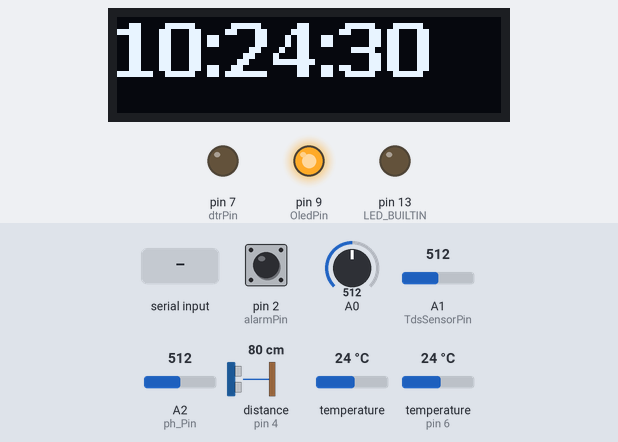
A sketch run on a simulated Arduino Uno, built with avr-gcc and run on an emulated ATmega328P. On the bench: 128×32 one-colour display, output pins drawn as LEDs (lit = HIGH). Wiring (inferred from the names in the program): ultrasonic range finder: trigger pin 5; echo pin 4. The test bench sets the inputs (shaded band); at power-on: pin 2 (alarmPin) HIGH, A0 = 512, A1 (TdsSensorPin) = 512, A2 (ph_Pin) = 512, distance to the obstacle (sensor on pin 4) 80 cm, temperature 24 °C, temperature (sensor on pin 6) 24 °C. The echo pulse lasts 58.3 µs per cm; sleep ends after the set time or at an interrupt; the local clock reads 2024-03-15 10:24:30 at power-on unless the sketch sets it; the modem accepts every AT command (registered, SIM ready, sends succeed) and sends nothing else; pins used as bus, display or sensor lines are not drawn; what the sketch prints to the serial monitor is not drawn.

Above: at 1.3 s.
At 15.3 s:
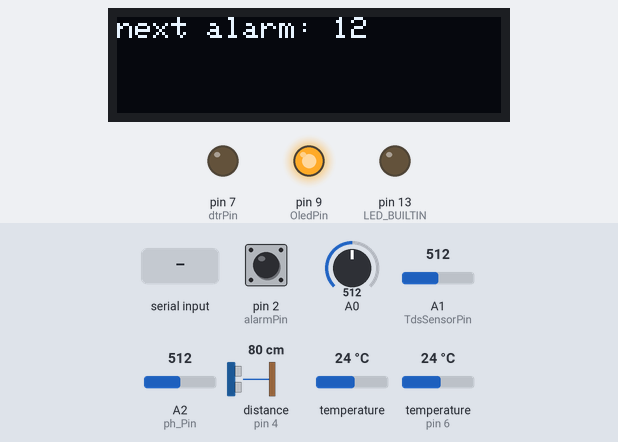
15.4 s: "90,45\n" received over the second serial link
At 19.4 s:
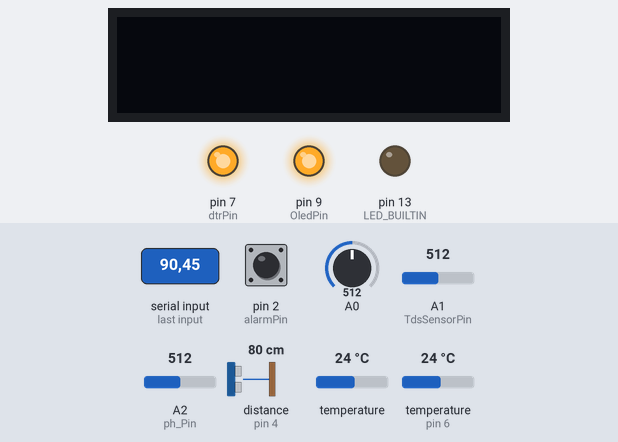
Timing chart, 0 to 28.5 s (numbered marks = the images above; inputs shaded):
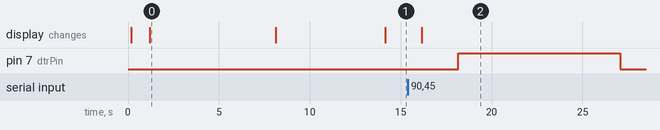

The sketch:

BilaSens6RTC_ok.ino
```cpp
/////////biladatalogger/////////

////sensors libs e co
#include <SPI.h>
#include <DallasTemperature.h>
#include <OneWire.h>
#define ONE_WIRE_BUS 6 //DS18S20 Signal pin on digital 6
OneWire oneWire(ONE_WIRE_BUS);  // on digital pin 6
DallasTemperature sensors(&oneWire);

#include "GravityTDS.h"
GravityTDS gravityTds;

////sim800
#include <SoftwareSerial.h>
SoftwareSerial gprsSerial(10, 3);//SIM800L Tx & Rx is connected to Arduino #10 #3
const String THING_SPEAK_API_URL  = "GET https://api.thingspeak.com/update?api_key=ZZZZZZZZZZZZZZZZZZZZZZ";
String request_url = "";

/////clock
#include "RTClib.h"     // DS3231 library
#include <avr/sleep.h>  // AVR library for controlling the sleep modes

/////screen
//#include "SSD1306Ascii.h"
#include "SSD1306AsciiAvrI2c.h"
// 0X3C+SA0 - 0x3C or 0x3D
#define I2C_ADDRESS 0x3C
// Define proper RST_PIN if required.
#define RST_PIN -1
SSD1306AsciiAvrI2c oled;


/////pHmeter
#define Offset 1.00            //pH deviation compensate
#define samplingInterval 30
#define ArrayLenth  40    //times of collection
#define ph_Pin A2            //pH meter Analog output to Arduino Analog Input 0

////sensors e mix stuff
#define dtrPin 7
#define sleepPin 8
#define OledPin 9
#define ECHOPIN 4// Pin to receive echo pulse
#define TRIGPIN 5// Pin to send trigger pulse
#define TdsSensorPin A1

#define alarmPin 2 // The number of the pin for monitoring alarm status on DS3231

/////variables

int timer = 0;
int  rtc_hour;

RTC_DS3231 rtc;

static String buff;
const unsigned long timeout = 30000;

String inData;
String battData;
String Buffer;

int Volt;

static float pHValue, voltage;
float tdsValue = 0;
int pHVal;
int Dist;
float Temperature = 0;
float Temp_E = 0;
float TurbVolt;
int pHArray[ArrayLenth];   //Store the average value of the sensor feedback
int pHArrayIndex = 0;


void(* resetFunc) (void) = 0; //dichiarazione funzione reset


void setup() {

  Serial.begin(9600);
  gprsSerial.begin(9600);  //Begin serial communication with SIM800
  sensors.begin();

  pinMode(alarmPin, INPUT_PULLUP); // Set alarm pin as pullup
  pinMode(dtrPin, OUTPUT);    // sets the digital as output
  pinMode(sleepPin, OUTPUT);    // sets the digital as output
  pinMode(OledPin, OUTPUT);    // sets the digital as output
  pinMode(ECHOPIN, INPUT);
  pinMode(TRIGPIN, OUTPUT);
  pinMode(LED_BUILTIN, OUTPUT);

  digitalWrite(ECHOPIN, HIGH);
  digitalWrite(OledPin, HIGH);
  digitalWrite(sleepPin, HIGH);
  digitalWrite(dtrPin, LOW);

  gravityTds.setPin(TdsSensorPin);
  gravityTds.setAref(5.0);  //reference voltage on ADC, default 5.0V on Arduino UNO
  gravityTds.setAdcRange(1024);  //1024 for 10bit ADC;4096 for 12bit ADC
  gravityTds.begin();  //initialization

  if (! rtc.begin()) {
    Serial.println("Couldn't find RTC");
    Serial.flush();
    abort();
  }

  // If required set time
  //rtc.adjust(DateTime(F(__DATE__), F(__TIME__))); // To compiled time
  //rtc.adjust(DateTime(2020, 7, 3, 20, 0, 0)); // Or explicitly, e.g. July 3, 2020 at 8pm

  // Disable and clear both alarms
  rtc.disableAlarm(1);
  rtc.disableAlarm(2);
  rtc.clearAlarm(1);
  rtc.clearAlarm(2);

  rtc.writeSqwPinMode(DS3231_OFF); // Place SQW pin into alarm interrupt mode
   rtc.disable32K();  //we don't need the 32K Pin, so disable it


  // print current time
  char date[10] = "hh:mm:ss";
  rtc.now().toString(date);
  Serial.println(date);


  delay(100);
#if RST_PIN >= 0
  oled.begin(&Adafruit128x32, I2C_ADDRESS, RST_PIN);
#else // RST_PIN >= 0
  oled.begin(&Adafruit128x32, I2C_ADDRESS);
#endif // RST_PIN >= 0
  // Call oled.setI2cClock(frequency) to change from the default frequency.
  oled.setFont(Verdana12_bold);
  oled.clear();
  oled.set2X();
  oled.print("BilaSens6//l22");
  delay(1000);
  oled.clear();
  oled.print(date);

  Serial.print("pre-waking SIM800...");
  digitalWrite(dtrPin, LOW);
  gprsSerial.println("AT");
  delay(1000);
  gprsSerial.println("AT+CSCLK=0");
  Serial.println("GET BATT SIM800...");
  waitForResponse();
  getBatteryLevel();


  ///////////////////////////////first rec in case of test/reboot
  Serial.println("BilaSens5//m22");
  Temp_E = rtc.getTemperature();
  delay(200);
  TempSens();
  delay(200);
  EchoDist();
  delay(200);
  TurbSens();
  delay(200);
  TDSSens();
  delay(200);
  phMeter();
  delay(200);

  Intvalmtr();
  digitalWrite(sleepPin, LOW);

  oleddrawchar();      // Draw characters of the default font


 // Gsm ();  //for test GSM on boot

}


//////OLEDdisp//////

void oleddrawchar(void) {
  oled.setFont(Adafruit5x7);
  oled.set1X();
  oled.clear();
  oled.print("ph:");
  oled.println(pHValue);
  oled.print("temp:");
  oled.print(Temperature);
  oled.println("C");
  oled.print("tds:");
  oled.print(tdsValue);
  oled.println("ppm");
  oled.print("dist:");
  oled.print(Dist);
  oled.print("cm ");
  oled.print(Volt);
  oled.print("mV");
  delay(6000);
}


/////////////////////////////// GSM transmission and string concat

void Gsm () {


  // stopSLeep
  Serial.print("pre-waking SIM800...");

  digitalWrite(dtrPin, LOW);
  gprsSerial.println("AT");
  delay(1000);
  gprsSerial.println("AT+CSCLK=0");
  Serial.println("waking SIM800...");
  waitForResponse();
  getBatteryLevel();


  request_url = THING_SPEAK_API_URL;
  request_url.concat("&field1=");
  request_url.concat(Dist);
  request_url.concat("&field2=");
  request_url.concat(TurbVolt);
  request_url.concat("&field3=");
  request_url.concat(Temperature);
  request_url.concat("&field4=");
  request_url.concat(pHValue);
  request_url.concat("&field5=");
  request_url.concat(tdsValue);
  request_url.concat("&field6=");
  request_url.concat(Volt);
  request_url.concat("&field7=");
  request_url.concat(Temp_E);

  gprsSerial.println("AT");
  waitForResponse();

  gprsSerial.println("AT+CPIN?");
  waitForResponse();

  gprsSerial.println("AT+CREG?");
  waitForResponse();

  gprsSerial.println("AT+CGATT?");
  waitForResponse();

  gprsSerial.println("AT+CSQ"); //Signal quality test, value range is 0-31 , 31 is the best
  waitForResponse();

  gprsSerial.println("AT+CIPSHUT");
  waitForResponse();

  gprsSerial.println("AT+CIPSTATUS");
  waitForResponse();

  gprsSerial.println("AT+CIPMUX=0");
  waitForResponse();

  gprsSerial.println("AT+CSTT=\"iot.1nce.net\"");//start task and setting the APN,
  waitForResponse();

  gprsSerial.println("AT+CIICR");//bring up wireless connection
  waitForResponse();

  gprsSerial.println("AT+CIFSR");//get local IP adress
  ShowSerialData();
  delay(3000);

  gprsSerial.println("AT+CIPSPRT=0");
  delay(3000);
  ShowSerialData();

  gprsSerial.println("AT+CIPSTART=\"TCP\",\"api.thingspeak.com\",\"80\"");//start up the connection
  delay(6000);
  ShowSerialData();

  gprsSerial.println("AT+CIPSEND");//begin send data to remote server
  delay(4000);
  ShowSerialData();

  gprsSerial.println(request_url);//begin send data to remote server
  delay(4000);
  ShowSerialData();

  gprsSerial.println((char)26);//sending
  delay(5000);//waitting for reply, important! the time is base on the condition of internet
  gprsSerial.println();
  ShowSerialData();

  gprsSerial.println("AT+CIPSHUT");//close the connection
  delay(100);
  ShowSerialData();


  // start SLeep
  //  gprsSerial.println("AT + CFUN = 0");
  //  ShowSerialData();

  digitalWrite(dtrPin, HIGH);
  delay(50);
  gprsSerial.println("AT+CSCLK=2");
  waitForResponse();
  delay(5000);
}
///////////////////////////////end transmission

/////////////////////////////// GSM related stuff
void ShowSerialData()
{
  while (gprsSerial.available() != 0)
    Serial.write(gprsSerial.read());
  //  oled.clear();
  //  oled.println(gprsSerial.read());
  delay(500);
}

static void waitForResponse() {
  if (wait()) {
    buff = gprsSerial.readString();
    Serial.print(buff);
    //    oled.clear();
    //    oled.print(buff);

  }
  else {
    buff = "";
  }
}

static boolean wait()
{
  unsigned long start = millis();
  unsigned long delta = 0;

  while (!gprsSerial.available()) {
    delta = millis() - start;
    if (delta >= timeout) {
      Serial.println("no risp!");
      oled.setFont(Adafruit5x7);
      oled.set1X();
      oled.clear();
      oled.print("wait for solar batt charge ");
      delay(2000);
      oled.ssd1306WriteCmd(SSD1306_DISPLAYOFF); // To switch display off

      digitalWrite(sleepPin, LOW);

      //go to sleep 6 hour
      sleep_enable();                       // Enabling sleep mode
      set_sleep_mode(SLEEP_MODE_PWR_DOWN);  // Setting the sleep mode, in this case full sleep

      noInterrupts();                       // Disable interrupts
      attachInterrupt(digitalPinToInterrupt(alarmPin), alarm_ISR, LOW);

      Serial.println("Going to sleep!");    // Print message to serial monitor
      Serial.flush();                       // Ensure all characters are sent to the serial monitor

      interrupts();                         // Allow interrupts again
      sleep_cpu();                          // Enter sleep mode
      /* The program will continue from here when it wakes */

      // Disable and clear alarm
      // rtc.disableAlarm(1);
      rtc.clearAlarm(1);

      Serial.println("I'm back!");          // Print message to show we're back
      break;
    }
  }
  return gprsSerial.available();
}

void getBatteryLevel() {
  Volt = 0;
  battData = "";
  gprsSerial.println("AT+CBC"); // battery level
  delay(500);
  while (gprsSerial.available()) {
    battData += char(gprsSerial.read());
  }
  Volt = battData.substring(20, 24).toInt();
  delay(500);
}


void enterSleep() {

  //sleep
  digitalWrite(LED_BUILTIN, LOW);
  oled.ssd1306WriteCmd(SSD1306_DISPLAYOFF); // To switch display off
  //digitalWrite(OledPin, LOW);

  // GSM
  Serial.print("preparing sleep SIM800...");

  digitalWrite(dtrPin, LOW);
  gprsSerial.println("AT");
  delay(1000);
  gprsSerial.println("AT+CSCLK=0");
  waitForResponse();

  digitalWrite(dtrPin, HIGH);
  delay(10);
  gprsSerial.println("AT+CSCLK=2");
  waitForResponse();
  delay(1000);


  //cpu
  sleep_enable();                       // Enabling sleep mode
  set_sleep_mode(SLEEP_MODE_PWR_DOWN);  // Setting the sleep mode, in this case full sleep

  noInterrupts();                       // Disable interrupts
  attachInterrupt(digitalPinToInterrupt(alarmPin), alarm_ISR, LOW);

  Serial.println("Going to sleep!");    // Print message to serial monitor
  Serial.flush();                       // Ensure all characters are sent to the serial monitor

  interrupts();                         // Allow interrupts again
  sleep_cpu();                          // Enter sleep mode

  /* The program will continue from here when it wakes */

  // Disable and clear alarm
  //rtc.disableAlarm(1);
  rtc.clearAlarm(1);

  Serial.println("I'm back!");          // Print message to show we're back
}


void alarm_ISR() {
  // This runs when SQW pin is low. It will wake up the µController
  sleep_disable(); // Disable sleep mode
  detachInterrupt(digitalPinToInterrupt(alarmPin)); // Detach the interrupt to stop it firing
}


void loop() {
  DateTime now = rtc.now();  // Get current time


  if (timer == 1) {
    rtc.setAlarm1(rtc.now() + TimeSpan(0, 6, 0, 0), DS3231_A1_Hour);
    //rtc.setAlarm1(rtc.now() + TimeSpan(0, 0, 0, 0), DS3231_A1_Minute);
    //rtc.setAlarm1(rtc.now() + TimeSpan(59), DS3231_A1_Second);

    digitalWrite(sleepPin, HIGH);
    delay(4000);
    Temp_E = rtc.getTemperature();
    delay(200);
    TempSens();
    delay(200);
    EchoDist();
    delay(200);
    TurbSens();
    delay(200);
    TDSSens();
    delay(200);
    phMeter();
    delay(200);

    //    Intvalmtr();
    digitalWrite(sleepPin, LOW);
    Gsm();
    enterSleep();  // Go to sleep

  }

  if (timer == 0) {

    rtc_hour =  now.hour();
    Serial.println("rtc_hour from rtc");
    Serial.println(rtc_hour);

    oled.setFont(Adafruit5x7);
    oled.set1X();
    oled.clear();

    if (rtc_hour < 12) {
      rtc.setAlarm1(DateTime(0, 0, 0, 12, 0, 0), DS3231_A1_Hour); // Set first alarm
      timer = 1;
      oled.print("next alarm: 12");
      delay(2000);
      enterSleep();
    }

    if (rtc_hour > 12 && rtc_hour < 18) {
      rtc.setAlarm1(DateTime(0, 0, 0, 18, 0, 0), DS3231_A1_Hour); // Set first alarm
      oled.print("next alarm: 18");
      delay(2000);
      timer = 1;
      enterSleep();
    }

    if (rtc_hour > 18) {
      rtc.setAlarm1(DateTime(0, 0, 0, 0, 0, 0), DS3231_A1_Hour); // Set first alarm
      oled.print("next alarm: 00");
      delay(2000);
      timer = 1;
      enterSleep();
    }

  }
}
```

sens.ino
```cpp
/////////EchoDist/////////
void EchoDist() {
  digitalWrite(TRIGPIN, LOW); // Set the trigger pin to low for 2uS
  delayMicroseconds(2);
  digitalWrite(TRIGPIN, HIGH); // Send a 10uS high to trigger ranging
  delayMicroseconds(10);
  digitalWrite(TRIGPIN, LOW); // Send pin low again
  double Dist1 = pulseIn(ECHOPIN, HIGH);
  Dist1 = Dist1  * 0.034 / 2;
  delay(50);// Wait 50mS before next ranging

  if (Dist1 == 0) {
    EchoDist();
  }
  else {
    Dist = Dist1;
  }
}

/////////phMeter/////////
void phMeter()
{
  const int numReadings = 40;       // smooth the result
  float total = 0;                  // the running total
  float average = 0;                // the average

  for (int thisReading = 0; thisReading < numReadings; thisReading++) {
    total += analogRead(ph_Pin);
    delay(20);
  }
  average = (total / numReadings);
  voltage = average * 5.0 / 1024;
  pHValue = 3.5 * voltage + Offset;
}


/////////TDSSens/////////
void TDSSens() {
  gravityTds.setTemperature(Temperature);  // set the temperature and execute temperature compensation
  gravityTds.update();  //sample and calculate
  tdsValue = gravityTds.getTdsValue();  // then get the value
}


/////////TempSens/////////
void TempSens() {

  sensors.requestTemperatures();
  Temperature = sensors.getTempCByIndex(0);
}


/////////TurbSens/////////
void TurbSens() {
  int turbValue = analogRead(A0);// read the input on analog pin 0:
  TurbVolt = turbValue * (5.0 / 1024.0); // Convert the analog reading (which goes from 0 - 1023) to a voltage (0 - 5V):
}


void Intvalmtr() {

  Serial.print("Dist: ");
  Serial.print(Dist);
  Serial.print("   cm");

  Serial.print(", TurbV: ");
  Serial.print(TurbVolt);
  Serial.print("   V");

  Serial.print(", Temp: ");
  Serial.print(Temperature);
  Serial.print("   C");

  Serial.print(", Temp_E: ");
  Serial.print(Temp_E);
  Serial.print("   C");

  Serial.print(", pH: ");
  Serial.print(pHValue);

  Serial.print(", TDS: ");
  Serial.print(tdsValue);
  Serial.print(" ppm");

  Serial.print(", batt: ");
  Serial.print(Volt);
  Serial.println(" mV");


  delay(1000);
}
```

Measured:
- what the display in image 0 shows lasts 6.9 s, from 1.2 s to 8.1 s
